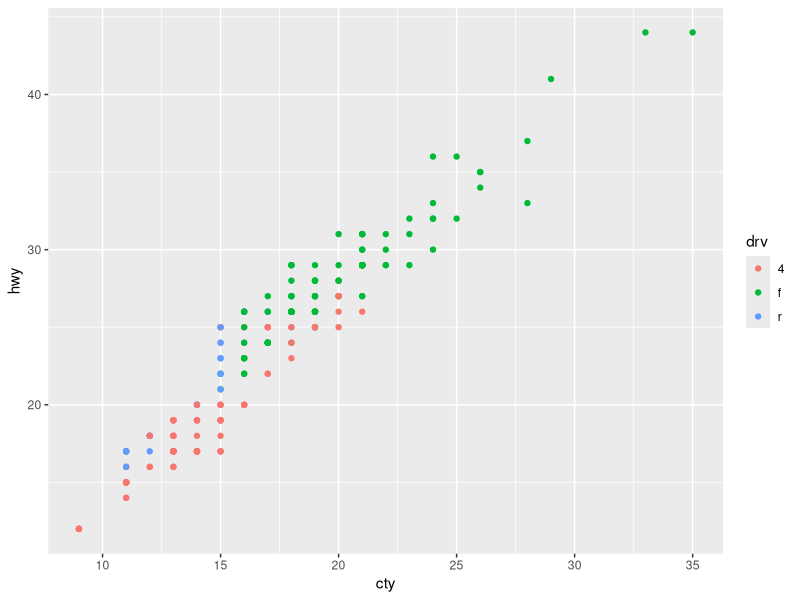
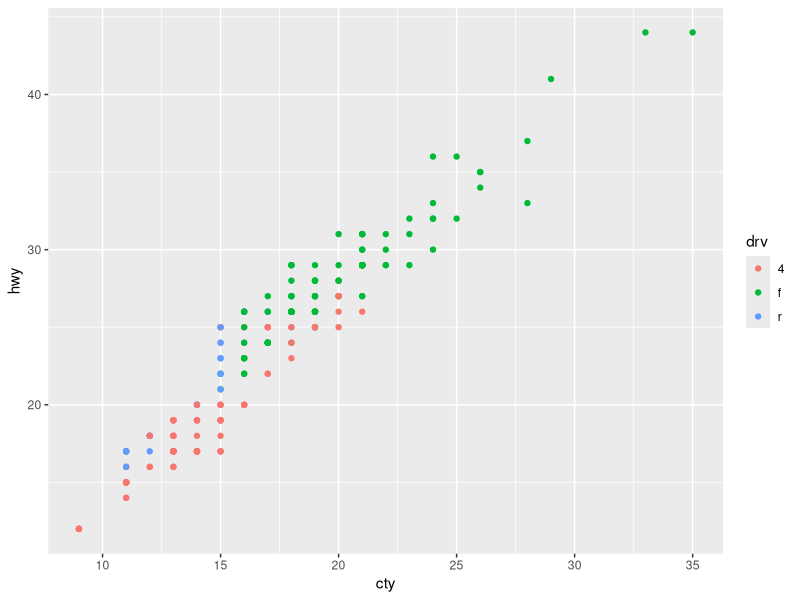

These charts were generated, in order, by the following R code:
library(ggplot2)

ggplot(data = mpg, aes(cty, hwy, color = drv)) +
  geom_point()


# entering inputs

x <- 6
x #implicit printing
print(x) #explicit printing

message <- "hello world!"
message
print(message)

y <- 11:30
y

#string
"abc"#double quote and single quote serve the same purposes
'abc'
"123"

typeof("123")

#numeric
123
typeof(123)

#integer
123L
typeof(123L)

# NAN and Inf
0/0

1/0

1/ Inf

Inf * 0

NaN * 0

Inf - Inf

#logical
TRUE 
T
FALSE
F

typeof(123)

typeof(123L)

typeof(1 + 3i)

typeof(TRUE)

typeof(F)

# Vectors

numeric_vec <- c(1,2,3,4)
numeric_vec
numeric_vec[1]
numeric_vec[3]
numeric_vec[5]
length(numeric_vec)

char_vec <- c("a", "b", "c")
char_vec

mix_vec <- c(TRUE, "a")
mix_vec
typeof(mix_vec)

# Factors
sizes <- c("small", "medium", "large")

sizes

"medium" > "small" # Is it true? 

real_sizes <- factor(sizes, levels = c("small", "medium", "large"))

real_sizes[2] > real_sizes[1] # Is this true?

real_sizes <- factor(sizes, levels = c("small", "medium", "large"), ordered = TRUE)

real_sizes[2] > real_sizes[1]

# Lists

ls <- list(c(1, 2), "a", T, 1+4i)
ls

ls[1]

ls[[1]]

ls[3]

ls[[3]]

# Data frames
mtcars

?mtcars

dim(mtcars)

ncol(mtcars)

nrow(mtcars)

names(mtcars)

# Tibble

tibble::tibble(mtcars)

tbl <- tibble::tibble(mtcars)
#tibble(rownames_to_column(mtcars, var = "make"))

# Date
library(lubridate)

today()

now()

date <- as.Date("2023-01-01")
date

time_stamp <- as.POSIXlt("2023-01-01 13:01:20")
time_stamp

# check out the lubridate package 


# Missing values 

NA == 5

NA > 6

NA + 5

#check if a variable is NA
is.na(NA)

is.na(5)

# functions

add_one <- function(x){
  
  return(x + 1)
  
}


add_one(1)

add_one(5)

# functional programming (advanced concept)
purrr::map_dbl(c(1:5), add_one)

# R pipes

# h(g(f(x)))

# x |>
#  f() |>
#  g() |>
#  h()

# a concrete pipe example
mpg |>
  ggplot(aes(cty, hwy, color = drv)) +
  geom_point()

# Tidyverse
library(tidyverse)










